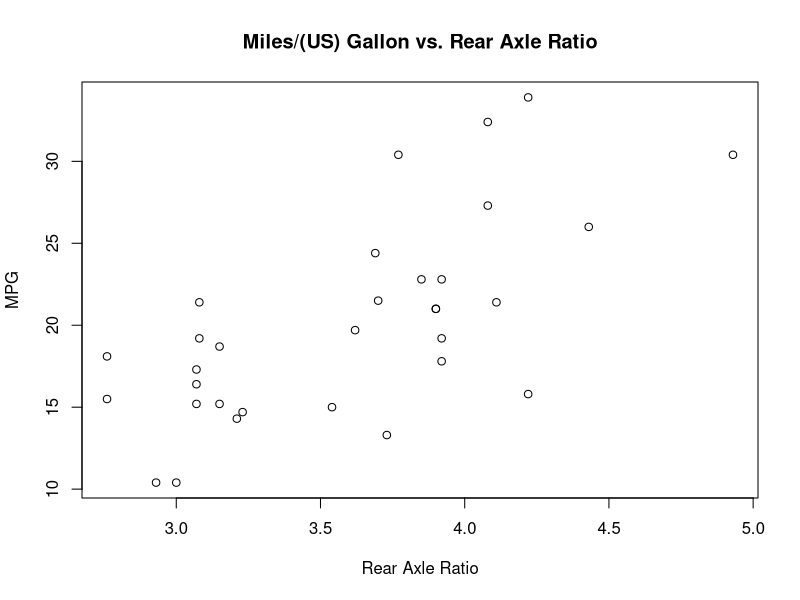
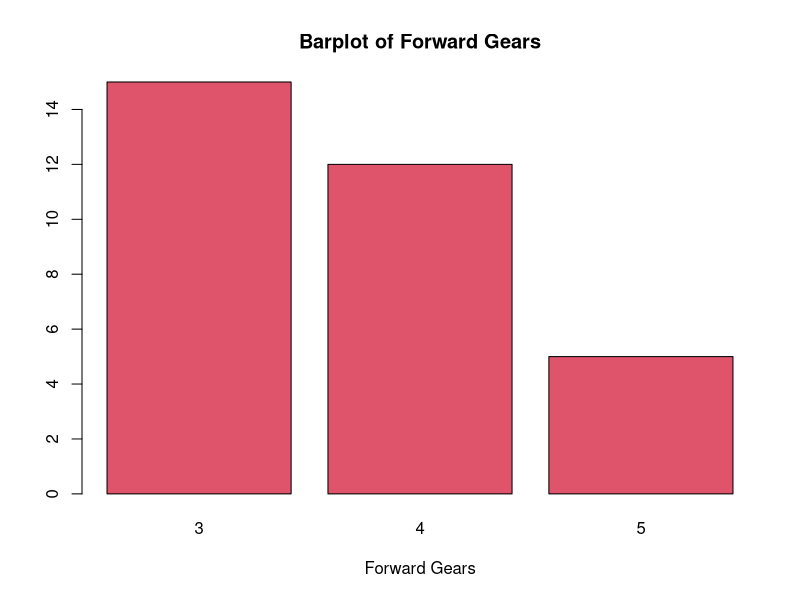
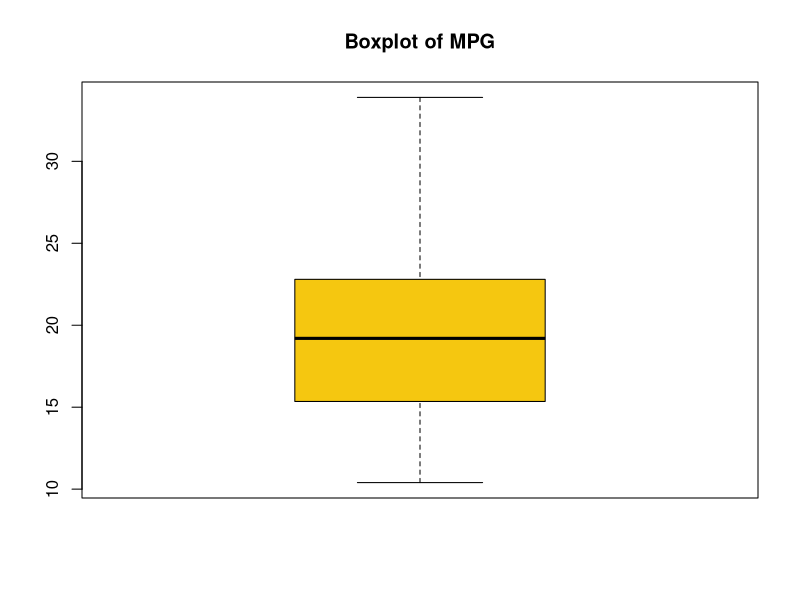
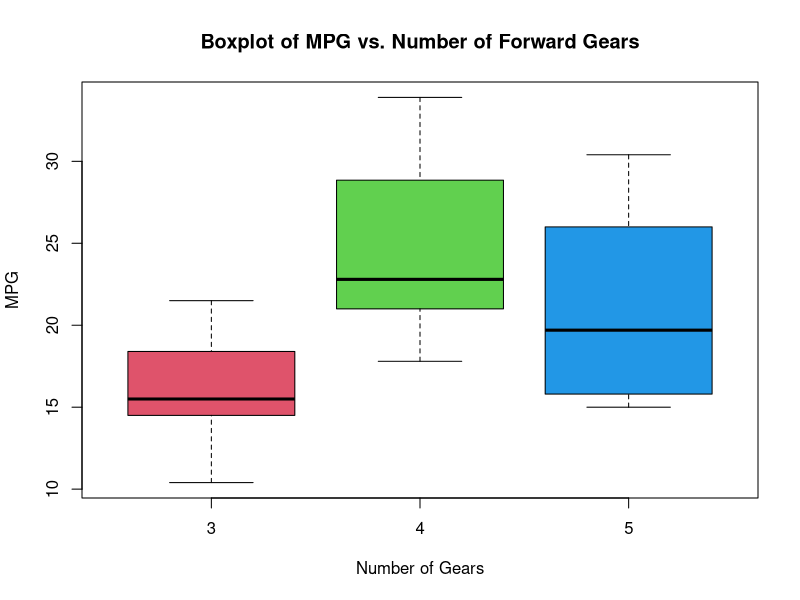

Generate these figures, in order, with R:
# problem 1
hec <- c(32,11,10,3,53,50,25,15,3,30,5,8)
haireyecolor1 <- matrix(hec, nrow=3, ncol=4, byrow=TRUE) # rename to haireyecolor1

View(HairEyeColor)

is.array(HairEyeColor) # TRUE

sum(HairEyeColor) # 592

sum(HairEyeColor[,,1]) # 279

sum(HairEyeColor[,2,]) # 215

sum(HairEyeColor[3,,2]) # 37

# problem 2
plot(mtcars$drat, mtcars$mpg,
     xlab = "Rear Axle Ratio", ylab = "MPG",
     main = "Miles/(US) Gallon vs. Rear Axle Ratio")

barplot(table(mtcars$gear),
        xlab = "Forward Gears",
        main = "Barplot of Forward Gears", col = 2)

summary(mtcars)

boxplot(mtcars$mpg, col = 7, main = "Boxplot of MPG")

boxplot(mtcars$mpg ~ mtcars$gear, col = 10:12, xlab = "Number of Gears",
        ylab = "MPG", main = "Boxplot of MPG vs. Number of Forward Gears")

# question 3
V1 <- c(77, 44, 33)
V2 <- c("Hamilton","Bottas","Verstappen")
z <- list(V1, V2)

z[[1]] <- append(z[[1]], 11)
z[[2]] <- append(z[[2]], "Perez")
z

substr(z[[2]], 1, 1)[1:3]

# question 4
mat <- matrix(16:31, nrow = 4, ncol = 4, byrow = TRUE)
mat
colnames(mat) <- c("C1","C2","C3","C4")
rownames(mat) <- c("R1","R2","R3","R4")
mat[2,3]

# question 5
arr1 <- array(1:20, dim = c(3,4,2),
              dimnames = list(c("Row1","Row2","Row3"),
                              c("Col1","Col2","Col3","Col4"),
                              c("Matrix 1","Matrix 2")))
arr1
apply(arr1, MARGIN = 2, FUN = sum)
apply(arr1, MARGIN = 3, FUN = mean)
